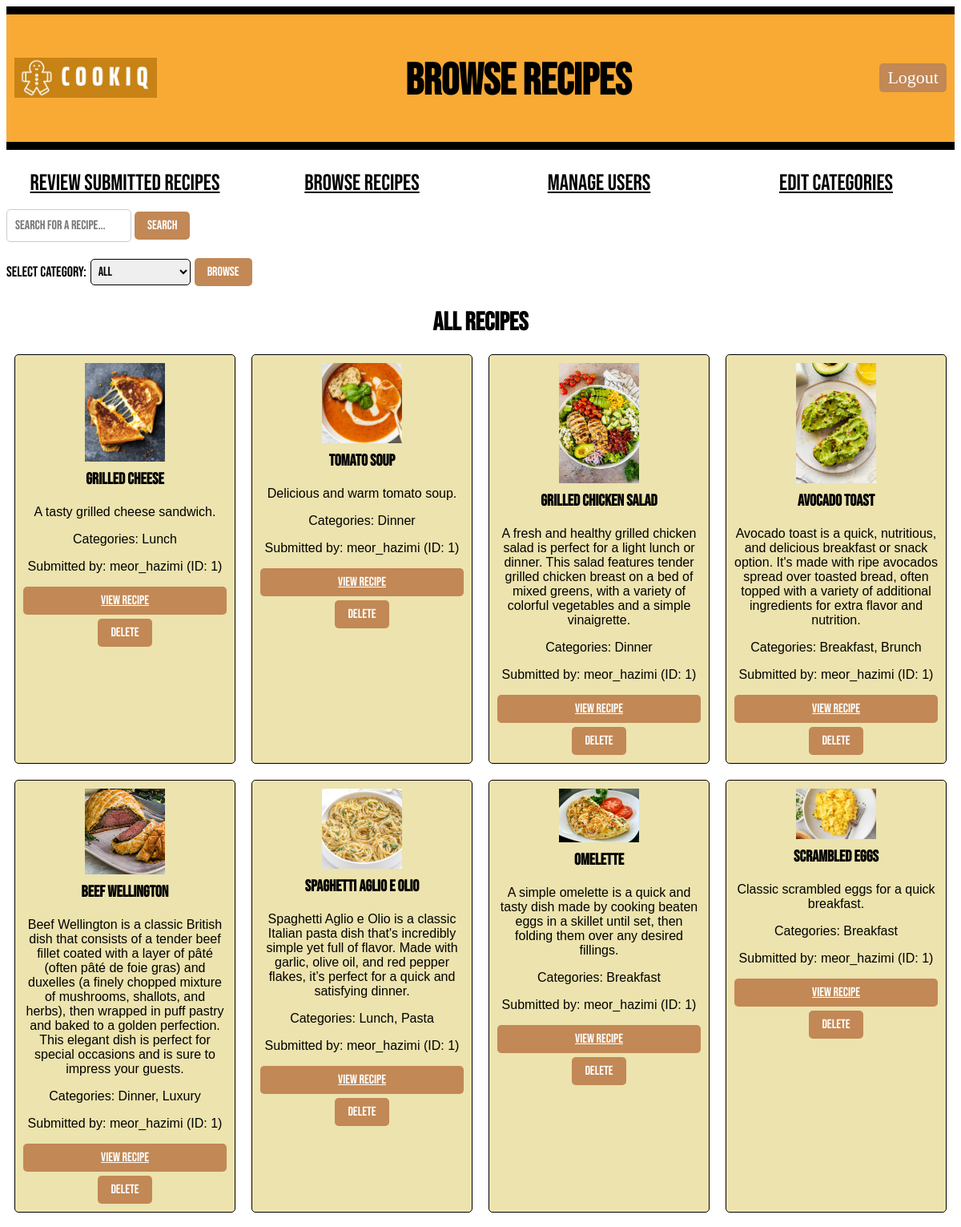
Screenshot of /admin/1/browse_recipes (signed in, upper part) with the database file from the repository.
### models.py (models this page shows, shortened)
class Recipe(db.Model):
    id = db.Column(db.Integer, primary_key=True)
    recipe_name = db.Column(db.String(100), nullable=False)
    description = db.Column(db.Text, nullable=False)
    ingredients = db.Column(db.Text, nullable=False)
    steps = db.Column(db.Text, nullable=False)
    difficulty = db.Column(db.Integer, nullable=False)
    time_required = db.Column(db.Integer, nullable=False)
    serving_size = db.Column(db.Integer, nullable=False)
    submitted_at = db.Column(db.DateTime(timezone=True), server_default=db.func.now())
    approved = db.Column(db.Boolean, default=False)
    user_id = db.Column(db.Integer, db.ForeignKey('user.id', name='fk_recipe_user'), nullable=False)
    image_path = db.Column(db.String(255))  # Path to the image file
    submitted_by = db.Column(db.String(100), nullable=False)
    admin_id = db.Column(db.Integer, db.ForeignKey('admin.id', name='fk_recipe_admin'))
    comments = db.relationship('Comment', backref='recipe', cascade="all, delete-orphan", lazy=True)
    categories = db.relationship('Category', secondary=recipe_category_association, backref=db.backref('recipes', lazy='dynamic'))

class Category(db.Model):
    id = db.Column(db.Integer, primary_key=True)
    name = db.Column(db.String(100), nullable=False, unique=True)

### main.py (the view)
@app.route("/admin/<int:admin_id>/browse_recipes", methods=["GET"])
def admin_browse_recipes(admin_id):
    if "admin_id" not in session or session["admin_id"] != admin_id:
        return redirect(url_for("adminlogin"))
    admin = Admin.query.get_or_404(admin_id)
    categories = Category.query.order_by(Category.name).all()
    selected_category = request.args.get("category", "All")
    search_query = request.args.get("search_query", "")
    query = Recipe.query
    if selected_category != "All":
        category = Category.query.filter_by(name=selected_category).first()
        if category:
            query = query.filter(Recipe.categories.contains(category))
    if search_query:
        query = query.filter(Recipe.recipe_name.ilike(f"%{search_query}%"))
    recipes = query.all()
    return render_template("admin_browse_recipes.html", recipes=recipes, categories=categories, selected_category=selected_category, search_query=search_query, admin=admin, admin_id=admin_id)

### templates/admin_browse_recipes.html (shortened to what this page needs)
<!DOCTYPE html>
<html>
<head>
    <link rel="stylesheet" type="text/css" href="{{ url_for('static', filename='BrowseRecipe.css') }}">
</head>
<body>
    <div class="header">
        <div class="logo-container">
            <img style="height: 50px; padding-bottom: 30px;" src="{{ url_for('static', filename='Logo_CookiQ.jpeg') }}" alt="Logo_CookiQ">
        </div>
        <h1 class="title">Browse Recipes</h1>
        <a href="{{ url_for('adminlogout') }}" class="LogOutButton">Logout</a>
    </div>
    <div class="classification">
        <ul>
            <li><a href="pending_submissions" class="button">Review Submitted Recipes</a></li>
            <li><a href="browse_recipes" class="button">Browse Recipes</a></li>
            <li><a href="manage_users" class="button">Manage Users</a></li>
            <li><a href="edit_categories" class="button">Edit Categories</a></li>
        </ul>
    </div>
    <div class="search-bar">
        <form method="GET" action="{{ url_for('admin_browse_recipes', admin_id=admin.id) }}">
            <input type="text" name="search_query" placeholder="Search for a recipe..." value="{{ request.args.get('search_query', '') }}">
            <button type="submit">Search</button>
        </form>
    </div>
    <div class="category-selection">
        <form method="GET" action="{{ url_for('admin_browse_recipes', admin_id=admin.id) }}">
            <label for="category">Select Category:</label>
            <select name="category" id="category">
                <option value="All">All</option>
            </select>
            <button type="submit">Browse</button>
        </form>
    </div>
    <div class="recipes">
        <h2>{{ selected_category.capitalize() }} Recipes</h2>
        {% for i in range(0, recipes|length, 4) %}
        <div class="recipe-row">
            {% for recipe in recipes[i:i+4] %}
            <div class="recipe-card">
                <img src="/static/{{ recipe.image_path }}" alt="Recipe Image" style="max-width: 100px;">
                <h3>{{ recipe.recipe_name }}</h3>
                <p>{{ recipe.description }}</p>
                <p>Categories:
                    {% for category in recipe.categories %}
                        {{ category.name }}{% if not loop.last %}, {% endif %}
                    {% endfor %}
                </p>
                <p>Submitted by: {{ recipe.submitted_by }}</p>
                <a href="{{ url_for('admin_recipe', admin_id=admin.id, recipe_id=recipe.id) }}">View Recipe</a>
                <form action="{{ url_for('delete_recipe', admin_id=admin.id, recipe_id=recipe.id) }}" method="POST" style="display: inline;">
                    <button type="submit" class="delete-button" onclick="return confirm('Are you sure you want to delete this recipe?')">Delete</button>
                </form>
            </div>
            {% endfor %}
        </div>
        {% endfor %}
    </div>
</body>
</html>

### static/BrowseRecipe.css (style rules this page uses)
ul { text-align: center; display: flex; padding-top: 5px; padding-left: 0px; }
li { font-family: 'Bebas Neue', sans-serif; font-size: 28px; font-weight: 300; text-transform: uppercase; display: inline-block; width: 100%; }
.button { border: none; color: rgb(0, 0, 0); }
.header { display: flex; align-items: center; justify-content: space-between; bottom: 10px; background-color: #f8aa35; border-top: 10px solid #000; border-bottom: 10px solid #000; margin-bottom: 20px; padding: 5px 10px; }
.logo-container { display: flex; align-items: center; margin-top: 30px; }
.title { font-family: 'Bebas Neue', sans-serif; font-size: 55px; color: rgb(0, 0, 0); margin-top: 45px; }
.recipe-row, .user-row { display: flex; justify-content: center; margin-bottom: 20px; }
.recipe-card, .user-card { width: 45%; margin: 0 10px; padding: 10px; border: 1px solid #000; border-radius: 5px; background-color: #ece3ae; text-align: center; }
.recipe-card h3, .user-card h3 { margin-top: 0; font-family: 'Bebas Neue', sans-serif; font-size: 20px; }
.recipe-card p, .user-card p { font-family: 'Franklin Gothic Medium', 'Arial Narrow', Arial, sans-serif; text-align: center; }
.recipe-card img { display: block; margin: 0 auto 10px; max-width: 100%; height: auto; }
.recipe-card a { display: block; margin-top: 10px; }
.category-selection, .search-bar { margin-bottom: 20px; }
.category-selection form { display: flex; align-items: center; }
.category-selection label { font-family: 'Bebas Neue', sans-serif; font-size: 18px; margin-right: 5px; }
.category-selection select { font-family: 'Bebas Neue', sans-serif; font-size: 16px; padding: 5px; border: 1px solid #000; border-radius: 5px; margin-right: 5px; }
.category-selection button, .search-bar button, .users button, .recipe-card a, .delete-button { padding: 8px 16px; border: none; cursor: pointer; border-radius: 5px; font-family: 'Bebas Neue', sans-serif; font-size: 16px; background-color: #c28855; color: #fff; transition: background-color 0.3s; }
.delete-button { margin-top: 5px; }
.search-bar input[type="text"] { font-family: 'Bebas Neue', sans-serif; padding: 10px; border: 1px solid #ccc; border-radius: 5px; font-size: 16px; }
h2 { font-family: 'Bebas Neue', sans-serif; font-size: 32px; color: #000; text-transform: uppercase; margin-bottom: 20px; text-align: center; }
.LogOutButton { padding: 5px 10px; border-radius: 5px; background-color: #c28855; color: #fff; font-size: 22px; font-weight: 300; cursor: pointer; text-decoration: none; left: 20px; }

### rows the page displays
Recipe: image_path (picture), recipe_name "Grilled Cheese", description "A tasty grilled cheese sandwich.", submitted_by "meor_hazimi (ID: 1)"
Category: name "Lunch"
Recipe: image_path (picture), recipe_name "Tomato Soup", description "Delicious and warm tomato soup.", submitted_by "meor_hazimi (ID: 1)"
Category: name "Dinner"
Recipe: image_path (picture), recipe_name "Grilled Chicken Salad", description "A fresh and healthy grilled chicken salad is perfect for a light lunch or dinner. This salad features tender grilled chicken breast on a bed of mixed greens, with a variety of colorful vegetables and a simple vinaigrette.", submitted_by "meor_hazimi (ID: 1)"
Recipe: image_path (picture), recipe_name "Avocado Toast", description "Avocado toast is a quick, nutritious, and delicious breakfast or snack option. It's made with ripe avocados spread over toasted bread, often topped with a variety of additional ingredients for extra flavor and nutrition.", submitted_by "meor_hazimi (ID: 1)"
Category: name "Breakfast"
Category: name "Brunch"
Recipe: image_path (picture), recipe_name "Beef Wellington", description "Beef Wellington is a classic British dish that consists of a tender beef fillet coated with a layer of pâté (often pâté de foie gras) and duxelles (a finely chopped mixture of mushrooms, shallots, and herbs), then wrapped in puff pastry and baked to a golden perfection. This elegant dish is perfect for special occasions and is sure to impress your guests.", submitted_by "meor_hazimi (ID: 1)"
Category: name "Luxury"
Recipe: image_path (picture), recipe_name "Spaghetti Aglio e Olio", description "Spaghetti Aglio e Olio is a classic Italian pasta dish that's incredibly simple yet full of flavor. Made with garlic, olive oil, and red pepper flakes, it’s perfect for a quick and satisfying dinner.", submitted_by "meor_hazimi (ID: 1)"
Category: name "Pasta"
Recipe: image_path (picture), recipe_name "Omelette", description "A simple omelette is a quick and tasty dish made by cooking beaten eggs in a skillet until set, then folding them over any desired fillings.", submitted_by "meor_hazimi (ID: 1)"
Recipe: image_path (picture), recipe_name "Scrambled Eggs", description "Classic scrambled eggs for a quick breakfast.", submitted_by "meor_hazimi (ID: 1)"

### other values shown
{{ selected_category.capitalize() }} "ALL"
